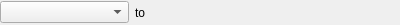
<?xml version="1.0" encoding="UTF-8"?>
<ui version="4.0">
 <class>Form</class>
 <widget class="QWidget" name="Form">
  <property name="geometry">
   <rect>
    <x>0</x>
    <y>0</y>
    <width>400</width>
    <height>25</height>
   </rect>
  </property>
  <property name="windowTitle">
   <string>Form</string>
  </property>
  <layout class="QHBoxLayout" name="horizontalLayout">
   <property name="margin">
    <number>0</number>
   </property>
   <item>
    <widget class="QComboBox" name="device"/>
   </item>
   <item>
    <widget class="QLabel" name="label">
     <property name="text">
      <string>to</string>
     </property>
    </widget>
   </item>
   <item>
    <widget class="DeviceValueEdit" name="target"/>
   </item>
  </layout>
 </widget>
 <customwidgets>
  <customwidget>
   <class>DeviceValueEdit</class>
   <extends>QWidget</extends>
   <header>nicos.guisupport.typedvalue</header>
  </customwidget>
 </customwidgets>
 <resources/>
 <connections/>
</ui>
